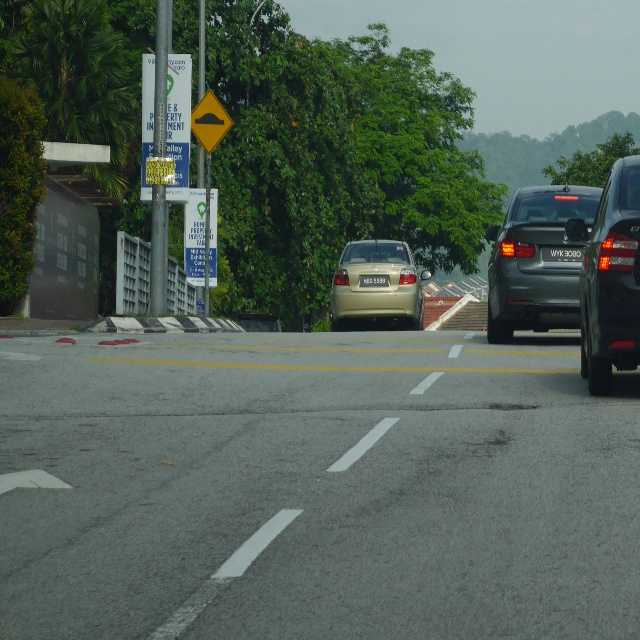
#> input picture my_tensorflow/workspace/images/train/234.jpg, 640 x 640 px, given in place of 3.jpg, which was not available
$ jupyter execute --allow-errors my_augment.ipynb   (older library calls are emulated)   (text cells are left out)
#> lines starting #> are read from the running program, lines starting #| are printed output that depends on the picture; after the words box and inside, x2 and y2 are one past the last pixel; in counts of white or black regions, pixels touching at a corner belong together; pictures that were not available may be replaced by others from this repository, and a replacement may not be noted
### autoaugment.py
import numpy as np
from ops import *


class ImageNetPolicy(object):
    """ Randomly choose one of the best 24 Sub-policies on ImageNet.

        Example:
        >>> policy = ImageNetPolicy()
        >>> transformed = policy(image)

        Example as a PyTorch Transform:
        >>> transform = transforms.Compose([
        >>>     transforms.Resize(256),
        >>>     ImageNetPolicy(),
        >>>     transforms.ToTensor()])
    """
    def __init__(self, fillcolor=(128, 128, 128)):
        self.policies = [
            SubPolicy(0.4, "posterize", 8, 0.6, "rotate", 9, fillcolor),
            SubPolicy(0.6, "solarize", 5, 0.6, "autocontrast", 5, fillcolor),
            SubPolicy(0.8, "equalize", 8, 0.6, "equalize", 3, fillcolor),
            SubPolicy(0.6, "posterize", 7, 0.6, "posterize", 6, fillcolor),
            SubPolicy(0.4, "equalize", 7, 0.2, "solarize", 4, fillcolor),

            SubPolicy(0.4, "equalize", 4, 0.8, "rotate", 8, fillcolor),
            SubPolicy(0.6, "solarize", 3, 0.6, "equalize", 7, fillcolor),
            SubPolicy(0.8, "posterize", 5, 1.0, "equalize", 2, fillcolor),
            SubPolicy(0.2, "rotate", 3, 0.6, "solarize", 8, fillcolor),
            SubPolicy(0.6, "equalize", 8, 0.4, "posterize", 6, fillcolor),

            SubPolicy(0.8, "rotate", 8, 0.4, "color", 0, fillcolor),
            SubPolicy(0.4, "rotate", 9, 0.6, "equalize", 2, fillcolor),
            SubPolicy(0.0, "equalize", 7, 0.8, "equalize", 8, fillcolor),
            SubPolicy(0.6, "invert", 4, 1.0, "equalize", 8, fillcolor),
            SubPolicy(0.6, "color", 4, 1.0, "contrast", 8, fillcolor),

            SubPolicy(0.8, "rotate", 8, 1.0, "color", 2, fillcolor),
            SubPolicy(0.8, "color", 8, 0.8, "solarize", 7, fillcolor),
            SubPolicy(0.4, "sharpness", 7, 0.6, "invert", 8, fillcolor),
            SubPolicy(0.6, "shearX", 5, 1.0, "equalize", 9, fillcolor),
            SubPolicy(0.4, "color", 0, 0.6, "equalize", 3, fillcolor),

            SubPolicy(0.4, "equalize", 7, 0.2, "solarize", 4, fillcolor),
            SubPolicy(0.6, "solarize", 5, 0.6, "autocontrast", 5, fillcolor),
            SubPolicy(0.6, "invert", 4, 1.0, "equalize", 8, fillcolor),
            SubPolicy(0.6, "color", 4, 1.0, "contrast", 8, fillcolor),
            SubPolicy(0.8, "equalize", 8, 0.6, "equalize", 3, fillcolor)
        ]

    def __call__(self, img):
        policy_idx = random.randint(0, len(self.policies) - 1)
        return self.policies[policy_idx](img)

    def __repr__(self):
        return "AutoAugment ImageNet Policy"


class CIFAR10Policy(object):
    """ Randomly choose one of the best 25 Sub-policies on CIFAR10.

        Example:
        >>> policy = CIFAR10Policy()
        >>> transformed = policy(image)

        Example as a PyTorch Transform:
        >>> transform=transforms.Compose([
        >>>     transforms.Resize(256),
        >>>     CIFAR10Policy(),
        >>>     transforms.ToTensor()])
    """
    # [32 lines left out: function __init__, not called in this run]

    def __call__(self, img):
        policy_idx = random.randint(0, len(self.policies) - 1)
        return self.policies[policy_idx](img)

    def __repr__(self):
        return "AutoAugment CIFAR10 Policy"


class SVHNPolicy(object):
    """ Randomly choose one of the best 25 Sub-policies on SVHN.

        Example:
        >>> policy = SVHNPolicy()
        >>> transformed = policy(image)

        Example as a PyTorch Transform:
        >>> transform=transforms.Compose([
        >>>     transforms.Resize(256),
        >>>     SVHNPolicy(),
        >>>     transforms.ToTensor()])
    """
    # [32 lines left out: function __init__, not called in this run]

    def __call__(self, img):
        policy_idx = random.randint(0, len(self.policies) - 1)
        return self.policies[policy_idx](img)

    def __repr__(self):
        return "AutoAugment SVHN Policy"


class SubPolicy(object):
    def __init__(self, p1, operation1, magnitude_idx1, p2, operation2, magnitude_idx2, fillcolor=(128, 128, 128)):
        ranges = {
            "shearX": np.linspace(0, 0.3, 10),
            "shearY": np.linspace(0, 0.3, 10),
            "translateX": np.linspace(0, 150 / 331, 10),
            "translateY": np.linspace(0, 150 / 331, 10),
            "rotate": np.linspace(0, 30, 10),
            "color": np.linspace(0.0, 0.9, 10),
            "posterize": np.round(np.linspace(8, 4, 10), 0).astype(np.int),
            "solarize": np.linspace(256, 0, 10),
            "contrast": np.linspace(0.0, 0.9, 10),
            "sharpness": np.linspace(0.0, 0.9, 10),
            "brightness": np.linspace(0.0, 0.9, 10),
            "autocontrast": [0] * 10,
            "equalize": [0] * 10,
            "invert": [0] * 10
        }

        func = {
            "shearX": ShearX(fillcolor=fillcolor),
            "shearY": ShearY(fillcolor=fillcolor),
            "translateX": TranslateX(fillcolor=fillcolor),
            "translateY": TranslateY(fillcolor=fillcolor),
            "rotate": Rotate(),
            "color": Color(),
            "posterize": Posterize(),
            "solarize": Solarize(),
            "contrast": Contrast(),
            "sharpness": Sharpness(),
            "brightness": Brightness(),
            "autocontrast": AutoContrast(),
            "equalize": Equalize(),
            "invert": Invert()
        }

        self.p1 = p1
        self.operation1 = func[operation1]
        self.magnitude1 = ranges[operation1][magnitude_idx1]
        self.p2 = p2
        self.operation2 = func[operation2]
        self.magnitude2 = ranges[operation2][magnitude_idx2]

    def __call__(self, img):
        if random.random() < self.p1:
            img = self.operation1(img, self.magnitude1)
        if random.random() < self.p2:
            img = self.operation2(img, self.magnitude2)
        return img

### Automold.py

# import glob
import cv2 as cv2
import numpy as np
# import matplotlib.pyplot as plt
import random
import math


###################### HLS #############################

def hls(image,src='RGB'):
    verify_image(image)
    if(is_list(image)):
        image_HLS=[]
        image_list=image
        for img in image_list:
            eval('image_HLS.append(cv2.cvtColor(img,cv2.COLOR_'+src.upper()+'2HLS))')
    else:
        image_HLS = eval('cv2.cvtColor(image,cv2.COLOR_'+src.upper()+'2HLS)')
    return image_HLS

# [69 lines left out: functions hue, lightness, saturation, hsv, value, bgr, not called in this run]

###################### RGB #############################
def rgb(image, src='BGR'):
    verify_image(image)
    if(is_list(image)):
        image_RGB=[]
        image_list=image
        for img in image_list:
            eval('image_RGB.append(cv2.cvtColor(img,cv2.COLOR_'+src.upper()+'2RGB))')
    else:
        image_RGB= eval('cv2.cvtColor(image,cv2.COLOR_'+src.upper()+'2RGB)')
    return image_RGB

# [35 lines left out: functions red, green, blue, not called in this run]

err_not_np_img= "not a numpy array or list of numpy array"
err_img_arr_empty="Image array is empty"
err_row_zero="No. of rows can't be <=0"
err_column_zero="No. of columns can't be <=0"
err_invalid_size="Not a valid size tuple (x,y)"
err_caption_array_count="Caption array length doesn't matches the image array length"

def is_numpy_array(x):

    return isinstance(x, np.ndarray)
def is_tuple(x):
    return type(x) is tuple
def is_list(x):
    return type(x) is list
def is_numeric(x):
    return type(x) is int
# [5 lines left out: function is_numeric_list_or_tuple, not called in this run]

err_brightness_coeff="brightness coeff can only be between 0.0 to 1.0"
err_darkness_coeff="darkness coeff can only be between 0.0 to 1.0"

# [11 lines left out: function change_light, not called in this run]

def verify_image(image):
    if is_numpy_array(image):
        pass
    elif(is_list(image)):
        image_list=image
        for img in image_list:
            if not is_numpy_array(img):
                raise Exception(err_not_np_img)
    else:
        raise Exception(err_not_np_img)

# [59 lines left out: functions brighten, darken, random_brightness, not called in this run]

err_shadow_count="only 1-10 shadows can be introduced in an image"
err_invalid_rectangular_roi="Rectangular ROI dimensions are not valid"
err_shadow_dimension="polygons with dim<3 dont exist and >10 take time to plot"

# [63 lines left out: functions generate_shadow_coordinates, shadow_process, add_shadow, not called in this run]

err_snow_coeff="Snow coeff can only be between 0 and 1"
# [32 lines left out: functions snow_process, add_snow, not called in this run]

err_rain_slant="Numeric value between -20 and 20 is allowed"
err_rain_width="Width value between 1 and 5 is allowed"
err_rain_length="Length value between 0 and 100 is allowed"
def generate_random_lines(imshape,slant,drop_length,rain_type):
    drops=[]
    area=imshape[0]*imshape[1]
    no_of_drops=area//600

    if rain_type.lower()=='drizzle':
        no_of_drops=area//770
        drop_length=10
    elif rain_type.lower()=='heavy':
        drop_length=30
    elif rain_type.lower()=='torrential':
        no_of_drops=area//500
        drop_length=60

    for i in range(no_of_drops): ## If You want heavy rain, try increasing this
        if slant<0:
            x= np.random.randint(slant,imshape[1])
        else:
            x= np.random.randint(0,imshape[1]-slant)
        y= np.random.randint(0,imshape[0]-drop_length)
        drops.append((x,y))
    return drops,drop_length

def rain_process(image,slant,drop_length,drop_color,drop_width,rain_drops):
    imshape = image.shape
    image_t= image.copy()
    for rain_drop in rain_drops:
        cv2.line(image_t,(rain_drop[0],rain_drop[1]),(rain_drop[0]+slant,rain_drop[1]+drop_length),drop_color,drop_width)
    image= cv2.blur(image_t,(7,7)) ## rainy view are blurry
    brightness_coefficient = 0.7 ## rainy days are usually shady
    image_HLS = hls(image) ## Conversion to HLS
    image_HLS[:,:,1] = image_HLS[:,:,1]*brightness_coefficient ## scale pixel values down for channel 1(Lightness)
    image_RGB= rgb(image_HLS,'hls') ## Conversion to RGB
    return image_RGB

##rain_type='drizzle','heavy','torrential'
def add_rain(image,slant=-1,drop_length=20,drop_width=1,drop_color=(200,200,200),rain_type='None'): ## (200,200,200) a shade of gray
    verify_image(image)
    slant_extreme=slant
    if not(is_numeric(slant_extreme) and (slant_extreme>=-20 and slant_extreme<=20)or slant_extreme==-1):
        raise Exception(err_rain_slant)
    if not(is_numeric(drop_width) and drop_width>=1 and drop_width<=5):
        raise Exception(err_rain_width)
    if not(is_numeric(drop_length) and drop_length>=0 and drop_length<=100):
        raise Exception(err_rain_length)

    if(is_list(image)):
        image_RGB=[]
        image_list=image
        imshape = image[0].shape
        if slant_extreme==-1:
            slant= np.random.randint(-10,10) ##generate random slant if no slant value is given
        rain_drops,drop_length= generate_random_lines(imshape,slant,drop_length,rain_type)
        for img in image_list:
            output= rain_process(img,slant_extreme,drop_length,drop_color,drop_width,rain_drops)
            image_RGB.append(output)
    else:
        imshape = image.shape
        if slant_extreme==-1:
            slant= np.random.randint(-10,10) ##generate random slant if no slant value is given
        rain_drops,drop_length= generate_random_lines(imshape,slant,drop_length,rain_type)
        output= rain_process(image,slant_extreme,drop_length,drop_color,drop_width,rain_drops)
        image_RGB=output

    return image_RGB

err_fog_coeff="Fog coeff can only be between 0 and 1"
# [130 lines left out: functions add_blur, generate_random_blur_coordinates, add_fog, generate_gravel_patch, gravel_process, add_gravel, not called in this run]

err_flare_circle_count="Numeric value between 0 and 20 is allowed"
# [75 lines left out: functions flare_source, add_sun_flare_line, add_sun_process, add_sun_flare, not called in this run]

err_speed_coeff="Speed coeff can only be between 0 and 1"
# [143 lines left out: functions apply_motion_blur, add_speed, autumn_process, add_autumn, fliph, flipv and 2 more, not called in this run]

err_invalid_center_manhole="center should be in the format (x,y)"
err_invalid_height_width_manhole="height and width should be positive integers."
# [67 lines left out: functions add_manhole, exposure_process, correct_exposure, not called in this run]

err_aug_type='wrong augmentation function is defined'
err_aug_list_type='aug_types should be a list of string function names'
err_aug_volume='volume type can only be "same" or "expand"'
# [40 lines left out: function augment_random, not called in this run]

### ops.py
from PIL import Image, ImageEnhance, ImageOps
import random


class ShearX(object):
    def __init__(self, fillcolor=(128, 128, 128)):
        self.fillcolor = fillcolor

    # [4 lines left out: function __call__, not called in this run]


class ShearY(object):
    def __init__(self, fillcolor=(128, 128, 128)):
        self.fillcolor = fillcolor

    # [4 lines left out: function __call__, not called in this run]


class TranslateX(object):
    def __init__(self, fillcolor=(128, 128, 128)):
        self.fillcolor = fillcolor

    # [4 lines left out: function __call__, not called in this run]


class TranslateY(object):
    def __init__(self, fillcolor=(128, 128, 128)):
        self.fillcolor = fillcolor

    # [4 lines left out: function __call__, not called in this run]


class Rotate(object):
    # from https://stackoverflow.com/questions/
    # 5252170/specify-image-filling-color-when-rotating-in-python-with-pil-and-setting-expand
    def __call__(self, x, magnitude):
        rot = x.convert("RGBA").rotate(magnitude * random.choice([-1, 1]))
        return Image.composite(rot, Image.new("RGBA", rot.size, (128,) * 4), rot).convert(x.mode)


class Color(object):
    def __call__(self, x, magnitude):
        return ImageEnhance.Color(x).enhance(1 + magnitude * random.choice([-1, 1]))


class Posterize(object):
    def __call__(self, x, magnitude):
        return ImageOps.posterize(x, magnitude)


class Solarize(object):
    def __call__(self, x, magnitude):
        return ImageOps.solarize(x, magnitude)


class Contrast(object):
    def __call__(self, x, magnitude):
        return ImageEnhance.Contrast(x).enhance(1 + magnitude * random.choice([-1, 1]))


class Sharpness(object):
    def __call__(self, x, magnitude):
        return ImageEnhance.Sharpness(x).enhance(1 + magnitude * random.choice([-1, 1]))


class Brightness(object):
    def __call__(self, x, magnitude):
        return ImageEnhance.Brightness(x).enhance(1 + magnitude * random.choice([-1, 1]))


class AutoContrast(object):
    def __call__(self, x, magnitude):
        return ImageOps.autocontrast(x)


class Equalize(object):
    def __call__(self, x, magnitude):
        return ImageOps.equalize(x)


class Invert(object):
    def __call__(self, x, magnitude):
        return ImageOps.invert(x)

### my_augment.ipynb
[cell 1]
from PIL import Image, ImageEnhance, ImageOps
import numpy as np
import matplotlib.pyplot as plt
import matplotlib.patches as patches
import math
import random
import pdb
import cv2
from autoaugment import ImageNetPolicy, CIFAR10Policy, SVHNPolicy, SubPolicy
import pandas as pd

[cell 2]
img = Image.open("tensorflow/workspace/images/images_v3_reducedsmallbox/train/3.jpg")
#> img is the input picture: PIL image 640x640 RGB; mean R, G, B 83.2, 96.7, 87.7
bbox = [202,	300,	228,	354]

[cell 3]
def show_sixteen(images, titles=0):
    f, axarr = plt.subplots(4,4, figsize=(15, 15), gridspec_kw={"wspace": 0, "hspace": 0})
    for idx, ax in enumerate(f.axes):
        ax.imshow(images[idx])
        ax.axis("off")
        if titles: ax.set_title(titles[idx])
    plt.show()


policy = ImageNetPolicy()
#policy = CIFAR10Policy()
#policy = SVHNPolicy()
imgs = []
for _ in range(16): imgs.append(policy(img))
#> this loop made 16 passes
#> pass 1, in __call__, `img = self.operation2(img, self.magnitude2)`:
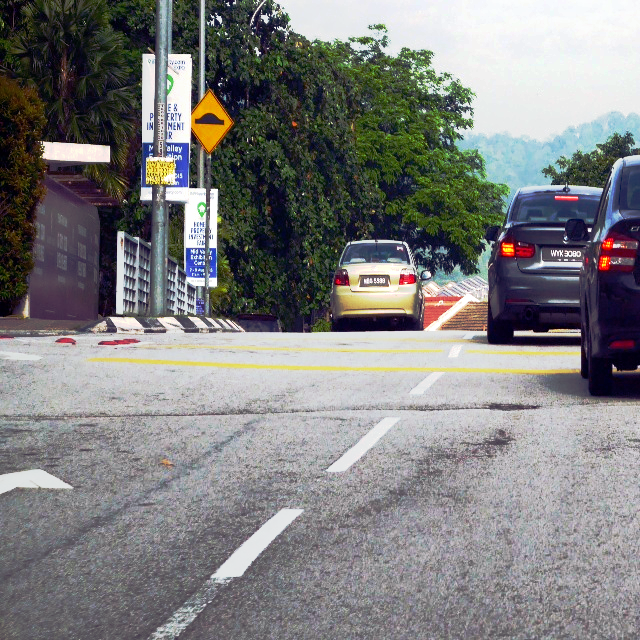
#> img: PIL image 640x640 RGB; mean R, G, B 126.5, 126.5, 126.4
#> pass 2, in __call__ (call 2), `img = self.operation2(img, self.magnitude2)`:
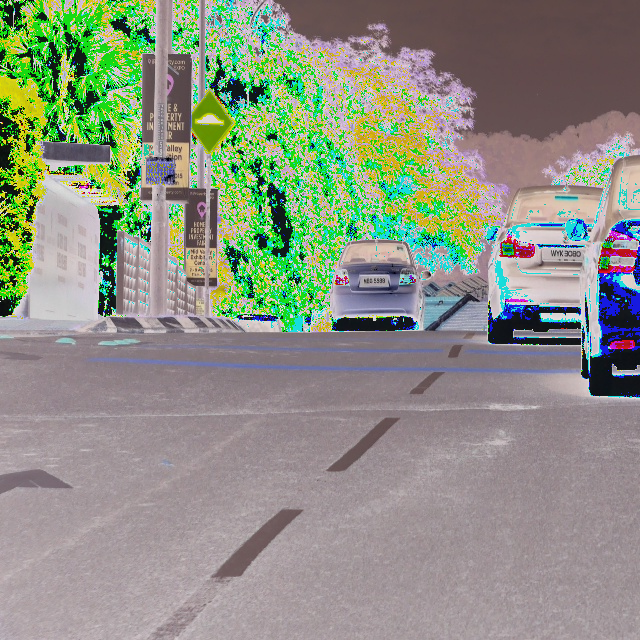
#> img: PIL image 640x640 RGB; mean R, G, B 141.1, 146.6, 131.7
#> after the loop, imgs = 16 items
show_sixteen(imgs)
#> in show_sixteen, `plt.show()`:
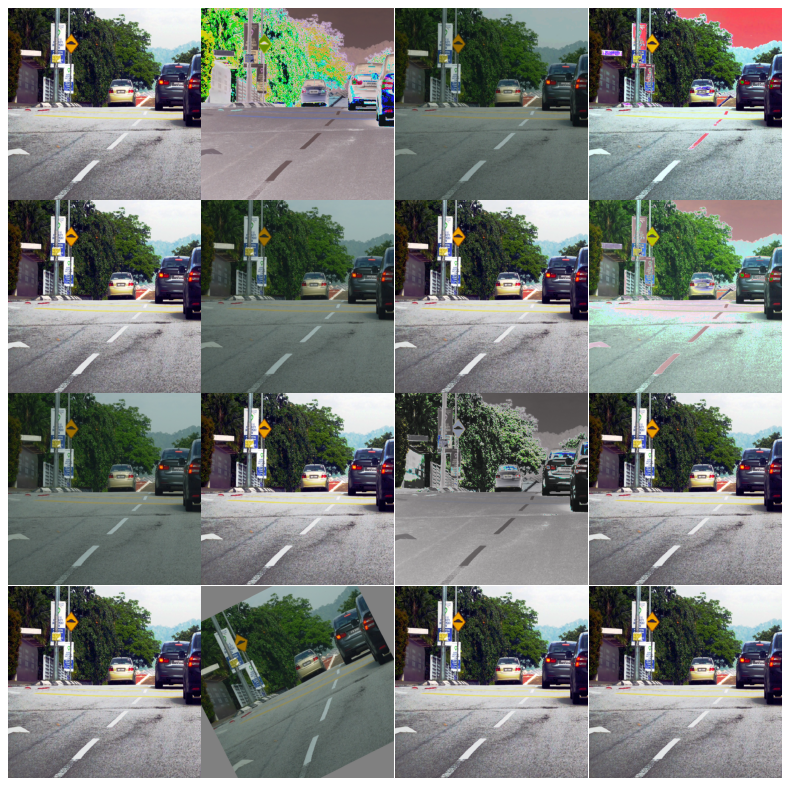
#> figure drawn by matplotlib, 16 panels

[cell 4]
import imgaug as ia
import imgaug.augmenters as iaa
from imgaug.augmentables.bbs import BoundingBox, BoundingBoxesOnImage
from bbaug.policies import policies
import matplotlib.pyplot as plt

#> (the rest of this cell did not finish here and is left out)

#> (a cell that did not finish here is left out)

#> (a cell that did not finish here is left out)

[cell 7]
import imgaug as ia
import imgaug.augmenters as iaa
from imgaug.augmentables.bbs import BoundingBox, BoundingBoxesOnImage
from bbaug.policies import policies
import pandas as pd
import numpy as np
from PIL import Image, ImageEnhance, ImageOps

#> (a cell that did not finish here is left out)

#> (a cell that did not finish here is left out)

#> (a cell that did not finish here is left out)

[cell 11]
import Automold as am
import Helpers as hp
from PIL import Image, ImageEnhance, ImageOps
import numpy as np
from numpy.random import choice
import random
import pandas as pd
import os
import shutil
import time
from IPython.display import display

IMAGE_NAME = '16'
IMAGE_PATH = os.path.join('tensorflow','workspace','images', 'test','new_test',IMAGE_NAME+'.jpg')
img = np.array(Image.open(IMAGE_PATH))

rain_type = choice(['drizzle','heavy','torrential'], 1,
                  p=[1,0.0,0.0])[0]
aug_image= am.add_rain(img,rain_type='torrential')
#> in add_rain, `imshape = image.shape`: imshape = (640, 640, 3)
#> in generate_random_lines, `area=imshape[0]*imshape[1]`: area = 409600
#> in generate_random_lines, `no_of_drops=area//600`: no_of_drops = 682
#> in generate_random_lines, `no_of_drops=area//500`: no_of_drops = 819
#> the loop in generate_random_lines, `for i in range(no_of_drops):` made 819 passes
#> (x, y) on passes 1 to 8: (349, 9), (267, 70), (462, 396), (304, 486), (541, 87), (164, 537), (62, 115), (421, 448)
#> after the loop in generate_random_lines, `for i in range(no_of_drops):`: drops = 819 pairs, first value -10 to 639, second value 2 to 577
#> in add_rain, `rain_drops,drop_length= generate_random_lines(imshape,slant,drop_lengt..`: rain_drops has the same summary as drops in generate_random_lines; drop_length = 60
#> the loop in rain_process, `for rain_drop in rain_drops:` made 819 passes
#> after the loop in rain_process, `for rain_drop in rain_drops:`:
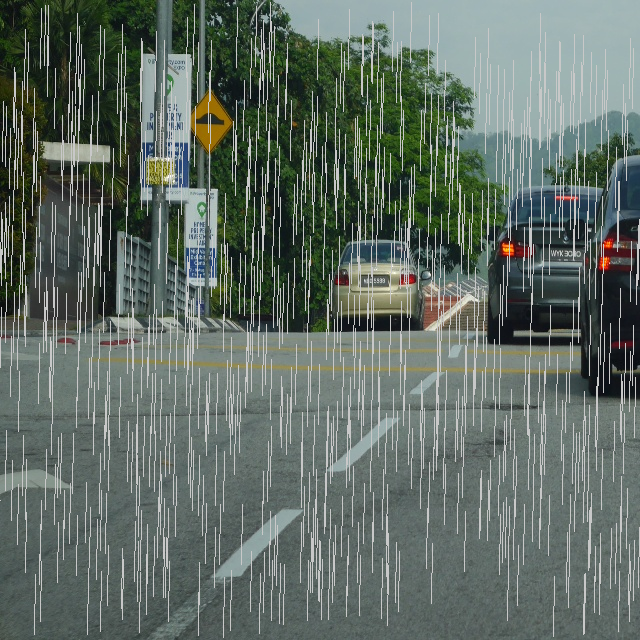
#> image_t: shape (640, 640, 3); 11.26% of pixels changed, all inside (x1, y1, x2, y2) = (0, 2, 640, 638)
#> in rain_process, `image= cv2.blur(image_t,(7,7))`:
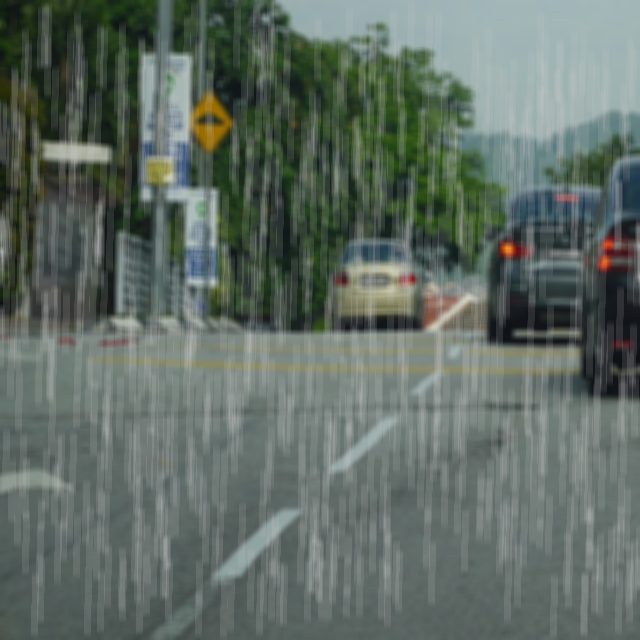
#> image: shape (640, 640, 3); mean R, G, B 96.7, 108.7, 100.8
#> (the rest of the program and of its run is left out)
